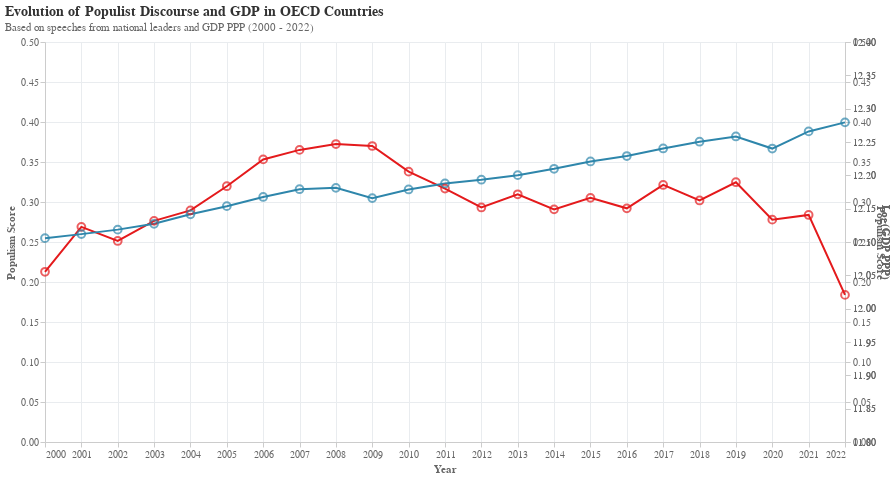

The notebook cell this image was saved under:
### Markdown cell above
a3bee049-01af-4985-b2d2-42694bee774c_Data.csv

### Code cell
import pandas as pd
import altair as alt
import numpy as np

# Define OECD country codes
oecd_country_codes = [
    'AUS', 'AUT', 'BEL', 'CAN', 'CHL', 'COL', 'CRI', 'CZE', 'DNK', 'EST',
    'FIN', 'FRA', 'DEU', 'GRC', 'HUN', 'ISL', 'IRL', 'ISR', 'ITA', 'JPN',
    'KOR', 'LVA', 'LTU', 'LUX', 'MEX', 'NLD', 'NZL', 'NOR', 'POL', 'PRT',
    'SVK', 'SVN', 'ESP', 'SWE', 'CHE', 'TUR', 'GBR', 'USA'
]

# Define years
START_YEAR = 2000
END_YEAR = 2022

# GDP data processing
df_gdp = pd.read_csv('a3bee049-01af-4985-b2d2-42694bee774c_Data.csv')
df_gdp_oecd = df_gdp[df_gdp['Country Code'].isin(oecd_country_codes)]
year_cols = [col for col in df_gdp_oecd.columns if '[YR' in col]

# Calculate average GDP for each year and take the log
gdp_data = []
for col in year_cols:
    year = int(col.split('[YR')[1].split(']')[0])
    avg_gdp = pd.to_numeric(df_gdp_oecd[col], errors='coerce').mean()
    if not pd.isna(avg_gdp) and avg_gdp > 0:  # Ensure we don't take log of negative or zero
        gdp_data.append({
            'year': year,
            'value': np.log10(avg_gdp),
            'metric': 'Log(GDP PPP)',
            'original_value': avg_gdp
        })

gdp_df = pd.DataFrame(gdp_data)

# Populism data processing
# Convert year columns to numeric
df['yearbegin'] = pd.to_numeric(df['yearbegin'], errors='coerce')
df['yearend'] = pd.to_numeric(df['yearend'], errors='coerce')

populism_data = []
for year in range(START_YEAR, END_YEAR + 1):
    year_speeches = df[
        (df['yearbegin'] <= year) &
        (df['yearend'] >= year)
    ]
    if not year_speeches.empty:
        avg_rubric = year_speeches['averagerubric'].mean()
        populism_data.append({
            'year': year,
            'value': avg_rubric,
            'metric': 'Populism Score',
            'speech_count': len(year_speeches)
        })

populism_df = pd.DataFrame(populism_data)

# Combine both datasets
plot_data = pd.concat([gdp_df, populism_df], ignore_index=True)

# Create tooltips for populism line
populism_tooltip = [
    alt.Tooltip('year:Q', title='Year'),
    alt.Tooltip('value:Q', title='Populism Score', format='.3f'),
    alt.Tooltip('speech_count:Q', title='Number of Speeches')
]

# Create tooltips for GDP line
gdp_tooltip = [
    alt.Tooltip('year:Q', title='Year'),
    alt.Tooltip('value:Q', title='Log(GDP PPP)', format='.3f'),
    alt.Tooltip('original_value:Q', title='GDP PPP', format=',.0f')
]

# Create the base chart
base = alt.Chart(plot_data)

# Create populism line (left y-axis)
populism_line = base.mark_line(strokeWidth=2).encode(
    x=alt.X('year:Q',
            scale=alt.Scale(domain=[START_YEAR, END_YEAR]),
            axis=alt.Axis(title='Year', format='d')),
    y=alt.Y('value:Q',
            title='Populism Score',
            scale=alt.Scale(domain=[0, 0.5])),
    color=alt.value('#E41A1C'),  # Red color for populism
    tooltip=populism_tooltip
).transform_filter(
    alt.datum.metric == 'Populism Score'
)

# Create GDP line (right y-axis)
gdp_line = base.mark_line(strokeWidth=2).encode(
    x='year:Q',
    y=alt.Y('value:Q',
            title='Log(GDP PPP)',
            scale=alt.Scale(domain=[11.8, 12.4])),
    color=alt.value('#2E86AB'),  # Blue color for GDP
    tooltip=gdp_tooltip
).transform_filter(
    alt.datum.metric == 'Log(GDP PPP)'
)

# Create points for both lines with tooltips
populism_points = populism_line.mark_point(size=60, opacity=0.7).encode(tooltip=populism_tooltip)
gdp_points = gdp_line.mark_point(size=60, opacity=0.7).encode(tooltip=gdp_tooltip)

# Add a legend
legend = alt.Chart(pd.DataFrame([
    {'metric': 'Populism Score', 'color': '#E41A1C'},
    {'metric': 'Log(GDP PPP)', 'color': '#2E86AB'}
])).mark_point(size=100, filled=True).encode(
    y=alt.Y('metric:N', axis=alt.Axis(title=None)),
    color=alt.Color('color:N', scale=None)
)

# Combine charts with independent y-axes
final_chart = alt.layer(
    populism_line, gdp_line, populism_points, gdp_points
).resolve_scale(
    y='independent'
).properties(
    width=800,
    height=400,
    title={
        'text': 'Evolution of Populist Discourse and GDP in OECD Countries',
        'subtitle': 'Based on speeches from national leaders and GDP PPP (2000 - 2022)',
        'color': '#333333',
        'subtitleColor': '#666666',
        'fontSize': 14,
        'subtitleFontSize': 11,
        'font': 'Helvetica',
        'fontWeight': 'bold',
        'subtitleFontWeight': 'normal',
        'anchor': 'start'
    }
).configure_axis(
    grid=True,
    gridColor='#E9ECEF',
    gridWidth=1,
    tickColor='#CCCCCC',
    domainColor='#CCCCCC',
    labelColor='#666666',
    titleColor='#666666'
).configure_view(
    strokeWidth=0
)

# Display the chart
final_chart

### Figure 1 — Vega-Lite specification as saved in the notebook (floating-point values rounded to 4 significant figures)
{"config": {"view": {"continuousWidth": 300, "continuousHeight": 300, "strokeWidth": 0}, "axis": {"domainColor": "#CCCCCC", "grid": true, "gridColor": "#E9ECEF", "gridWidth": 1, "labelColor": "#666666", "tickColor": "#CCCCCC", "titleColor": "#666666"}}, "layer": [{"mark": {"type": "line", "strokeWidth": 2}, "encoding": {"color": {"value": "#E41A1C"}, "tooltip": [{"field": "year", "title": "Year", "type": "quantitative"}, {"field": "value", "format": ".3f", "title": "Populism Score", "type": "quantitative"}, {"field": "speech_count", "title": "Number of Speeches", "type": "quantitative"}], "x": {"axis": {"format": "d", "title": "Year"}, "field": "year", "scale": {"domain": [2000, 2022]}, "type": "quantitative"}, "y": {"field": "value", "scale": {"domain": [0, 0.5]}, "title": "Populism Score", "type": "quantitative"}}, "transform": [{"filter": "(datum.metric === 'Populism Score')"}]}, {"mark": {"type": "line", "strokeWidth": 2}, "encoding": {"color": {"value": "#2E86AB"}, "tooltip": [{"field": "year", "title": "Year", "type": "quantitative"}, {"field": "value", "format": ".3f", "title": "Log(GDP PPP)", "type": "quantitative"}, {"field": "original_value", "format": ",.0f", "title": "GDP PPP", "type": "quantitative"}], "x": {"field": "year", "type": "quantitative"}, "y": {"field": "value", "scale": {"domain": [11.8, 12.4]}, "title": "Log(GDP PPP)", "type": "quantitative"}}, "transform": [{"filter": "(datum.metric === 'Log(GDP PPP)')"}]}, {"mark": {"type": "point", "opacity": 0.7, "size": 60}, "encoding": {"color": {"value": "#E41A1C"}, "tooltip": [{"field": "year", "title": "Year", "type": "quantitative"}, {"field": "value", "format": ".3f", "title": "Populism Score", "type": "quantitative"}, {"field": "speech_count", "title": "Number of Speeches", "type": "quantitative"}], "x": {"axis": {"format": "d", "title": "Year"}, "field": "year", "scale": {"domain": [2000, 2022]}, "type": "quantitative"}, "y": {"field": "value", "scale": {"domain": [0, 0.5]}, "title": "Populism Score", "type": "quantitative"}}, "transform": [{"filter": "(datum.metric === 'Populism Score')"}]}, {"mark": {"type": "point", "opacity": 0.7, "size": 60}, "encoding": {"color": {"value": "#2E86AB"}, "tooltip": [{"field": "year", "title": "Year", "type": "quantitative"}, {"field": "value", "format": ".3f", "title": "Log(GDP PPP)", "type": "quantitative"}, {"field": "original_value", "format": ",.0f", "title": "GDP PPP", "type": "quantitative"}], "x": {"field": "year", "type": "quantitative"}, "y": {"field": "value", "scale": {"domain": [11.8, 12.4]}, "title": "Log(GDP PPP)", "type": "quantitative"}}, "transform": [{"filter": "(datum.metric === 'Log(GDP PPP)')"}]}], "data": {"name": "data-f4f530e6f5bb44897baaffeb52911005"}, "height": 400, "resolve": {"scale": {"y": "independent"}}, "title": {"text": "Evolution of Populist Discourse and GDP in OECD Countries", "subtitle": "Based on speeches from national leaders and GDP PPP (2000 - 2022)", "color": "#333333", "subtitleColor": "#666666", "fontSize": 14, "subtitleFontSize": 11, "font": "Helvetica", "fontWeight": "bold", "subtitleFontWeight": "normal", "anchor": "start"}, "width": 800, "$schema": "https://vega.github.io/schema/vega-lite/v5.20.1.json", "datasets": {"data-f4f530e6f5bb44897baaffeb52911005": [{"year": 2000, "value": 12.11, "metric": "Log(GDP PPP)", "original_value": 1276000000000.0, "speech_count": null}, {"year": 2001, "value": 12.11, "metric": "Log(GDP PPP)", "original_value": 1294000000000.0, "speech_count": null}, {"year": 2002, "value": 12.12, "metric": "Log(GDP PPP)", "original_value": 1314000000000.0, "speech_count": null}, {"year": 2003, "value": 12.13, "metric": "Log(GDP PPP)", "original_value": 1341000000000.0, "speech_count": null}, {"year": 2004, "value": 12.14, "metric": "Log(GDP PPP)", "original_value": 1385000000000.0, "speech_count": null}, {"year": 2005, "value": 12.15, "metric": "Log(GDP PPP)", "original_value": 1425000000000.0, "speech_count": null}, {"year": 2006, "value": 12.17, "metric": "Log(GDP PPP)", "original_value": 1471000000000.0, "speech_count": null}, {"year": 2007, "value": 12.18, "metric": "Log(GDP PPP)", "original_value": 1511000000000.0, "speech_count": null}, {"year": 2008, "value": 12.18, "metric": "Log(GDP PPP)", "original_value": 1518000000000.0, "speech_count": null}, {"year": 2009, "value": 12.17, "metric": "Log(GDP PPP)", "original_value": 1465000000000.0, "speech_count": null}, {"year": 2010, "value": 12.18, "metric": "Log(GDP PPP)", "original_value": 1509000000000.0, "speech_count": null}, {"year": 2011, "value": 12.19, "metric": "Log(GDP PPP)", "original_value": 1541000000000.0, "speech_count": null}, {"year": 2012, "value": 12.19, "metric": "Log(GDP PPP)", "original_value": 1561000000000.0, "speech_count": null}, {"year": 2013, "value": 12.2, "metric": "Log(GDP PPP)", "original_value": 1586000000000.0, "speech_count": null}, {"year": 2014, "value": 12.21, "metric": "Log(GDP PPP)", "original_value": 1621000000000.0, "speech_count": null}, {"year": 2015, "value": 12.22, "metric": "Log(GDP PPP)", "original_value": 1663000000000.0, "speech_count": null}, {"year": 2016, "value": 12.23, "metric": "Log(GDP PPP)", "original_value": 1694000000000.0, "speech_count": null}, {"year": 2017, "value": 12.24, "metric": "Log(GDP PPP)", "original_value": 1739000000000.0, "speech_count": null}, {"year": 2018, "value": 12.25, "metric": "Log(GDP PPP)", "original_value": 1780000000000.0, "speech_count": null}, {"year": 2019, "value": 12.26, "metric": "Log(GDP PPP)", "original_value": 1813000000000.0, "speech_count": null}, {"year": 2020, "value": 12.24, "metric": "Log(GDP PPP)", "original_value": 1738000000000.0, "speech_count": null}, {"year": 2021, "value": 12.27, "metric": "Log(GDP PPP)", "original_value": 1844000000000.0, "speech_count": null}, {"year": 2022, "value": 12.28, "metric": "Log(GDP PPP)", "original_value": 1903000000000.0, "speech_count": null}, {"year": 2000, "value": 0.2128, "metric": "Populism Score", "original_value": null, "speech_count": 460.0}, {"year": 2001, "value": 0.2689, "metric": "Populism Score", "original_value": null, "speech_count": 732.0}, {"year": 2002, "value": 0.2513, "metric": "Populism Score", "original_value": null, "speech_count": 860.0}, {"year": 2003, "value": 0.2765, "metric": "Populism Score", "original_value": null, "speech_count": 912.0}, {"year": 2004, "value": 0.2896, "metric": "Populism Score", "original_value": null, "speech_count": 1156.0}, {"year": 2005, "value": 0.3197, "metric": "Populism Score", "original_value": null, "speech_count": 1132.0}, {"year": 2006, "value": 0.3532, "metric": "Populism Score", "original_value": null, "speech_count": 1276.0}, {"year": 2007, "value": 0.3651, "metric": "Populism Score", "original_value": null, "speech_count": 1216.0}, {"year": 2008, "value": 0.3725, "metric": "Populism Score", "original_value": null, "speech_count": 1380.0}, {"year": 2009, "value": 0.37, "metric": "Populism Score", "original_value": null, "speech_count": 1360.0}, {"year": 2010, "value": 0.3379, "metric": "Populism Score", "original_value": null, "speech_count": 1288.0}, {"year": 2011, "value": 0.3167, "metric": "Populism Score", "original_value": null, "speech_count": 1272.0}, {"year": 2012, "value": 0.2931, "metric": "Populism Score", "original_value": null, "speech_count": 1360.0}, {"year": 2013, "value": 0.3097, "metric": "Populism Score", "original_value": null, "speech_count": 1312.0}, {"year": 2014, "value": 0.2908, "metric": "Populism Score", "original_value": null, "speech_count": 1312.0}, {"year": 2015, "value": 0.3052, "metric": "Populism Score", "original_value": null, "speech_count": 1140.0}, {"year": 2016, "value": 0.2921, "metric": "Populism Score", "original_value": null, "speech_count": 1196.0}, {"year": 2017, "value": 0.3213, "metric": "Populism Score", "original_value": null, "speech_count": 928.0}, {"year": 2018, "value": 0.3019, "metric": "Populism Score", "original_value": null, "speech_count": 804.0}, {"year": 2019, "value": 0.3247, "metric": "Populism Score", "original_value": null, "speech_count": 432.0}, {"year": 2020, "value": 0.2779, "metric": "Populism Score", "original_value": null, "speech_count": 260.0}, {"year": 2021, "value": 0.2838, "metric": "Populism Score", "original_value": null, "speech_count": 175.0}, {"year": 2022, "value": 0.1839, "metric": "Populism Score", "original_value": null, "speech_count": 62.0}]}}
